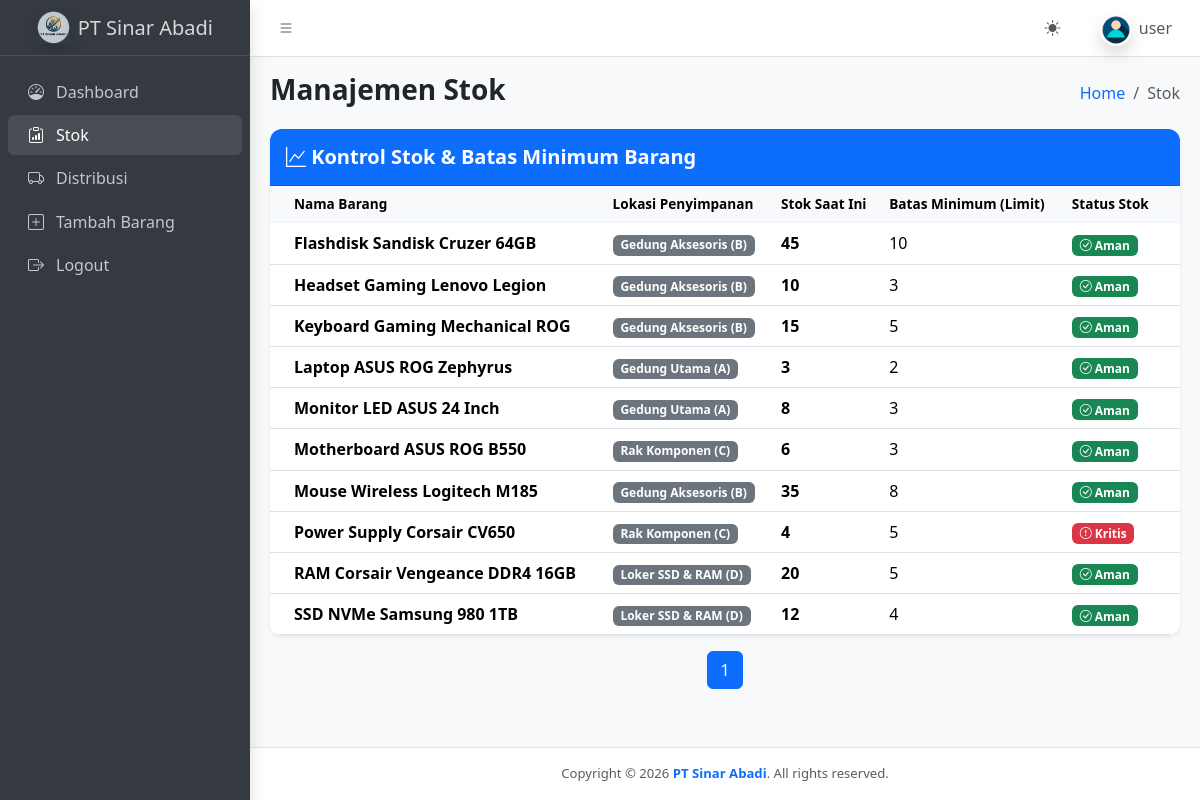
Page /stok.php (signed in) on the committed database.
### tables this page shows
CREATE TABLE `barang` (
  `id` int(11) NOT NULL AUTO_INCREMENT,
  `nama_barang` varchar(100) NOT NULL,
  `status_id` varchar(50) DEFAULT NULL,
  `penyimpanan_id` varchar(100) DEFAULT NULL,
  `harga_barang` int(11) DEFAULT NULL,
  `stok` int(11) NOT NULL,
  `limit_stok` int(11) NOT NULL DEFAULT 5,
  `vendor_id` int(11) NOT NULL,
  PRIMARY KEY (`id`)
);

CREATE TABLE `penyimpanan` (
  `id` int(11) NOT NULL AUTO_INCREMENT,
  `nama_penyimpanan` varchar(100) NOT NULL,
  `lokasi` varchar(300) NOT NULL,
  PRIMARY KEY (`id`)
);

### stok.php (the view, shortened to what this page needs)
<?php
include 'koneksi.php';
$page = isset($_GET['page']) ? (int) $_GET['page'] : 1;
$perPage = 10;
$offset  = ($page - 1) * $perPage;
$total_query = "SELECT COUNT(*) AS total FROM barang";
$total_result = mysqli_query($koneksi, $total_query);
$total_rows = 0;
if ($total_result) {
    $row = mysqli_fetch_assoc($total_result);
    $total_rows = (int) $row['total'];
}
$total_pages = max(1, ceil($total_rows / $perPage));
$query_barang = "SELECT b.id, b.nama_barang, b.stok, b.limit_stok, p.nama_penyimpanan
                 FROM barang b
                 LEFT JOIN penyimpanan p ON b.penyimpanan_id = p.id
                 ORDER BY b.nama_barang ASC
                 LIMIT $perPage OFFSET $offset";
$data_stok = mysqli_query($koneksi, $query_barang);
include __DIR__ . '/components/head.php';
include __DIR__ . '/components/topbar.php';
include __DIR__ . '/components/sidebar.php';
?>
<main class="app-main">
    <div class="app-content-header">
        <div class="container-fluid">
            <div class="row">
                <div class="col-sm-6">
                    <h3 class="mb-0 fw-bold">Manajemen Stok</h3>
                </div>
                <div class="col-sm-6">
                    <ol class="breadcrumb float-sm-end">
                        <li class="breadcrumb-item"><a href="index.php">Home</a></li>
                        <li class="breadcrumb-item active" aria-current="page">Stok</li>
                    </ol>
                </div>
            </div>
        </div>
    </div>
    <div class="app-content">
        <div class="container-fluid">
            <div class="row">
                <div class="col-12">
                    <div class="card shadow-sm border-0" style="border-radius: 12px; overflow: hidden;">
                        <div class="card-header bg-primary text-white py-3">
                            <h5 class="mb-0 fw-bold"><i class="bi bi-graph-up"></i> Kontrol Stok & Batas Minimum Barang</h5>
                        </div>
                        <div class="card-body p-0">
                            <div class="table-responsive">
                                <table class="table table-hover align-middle mb-0">
                                    <thead class="table-light text-secondary fw-semibold" style="font-size: 0.85rem; border-bottom: 1px solid #f1f5f9;">
                                        <tr>
                                            <th class="ps-4">Nama Barang</th>
                                            <th>Lokasi Penyimpanan</th>
                                            <th>Stok Saat Ini</th>
                                            <th>Batas Minimum (Limit)</th>
                                            <th>Status Stok</th>
                                        </tr>
                                    </thead>
                                    <tbody>
                                        <?php while ($row = mysqli_fetch_assoc($data_stok)) {
                                            $kritis = ($row['stok'] <= $row['limit_stok']);
                                        ?>
                                        <tr>
                                            <td class="ps-4"><strong><?= htmlspecialchars($row['nama_barang']); ?></strong></td>
                                            <td><span class="badge bg-secondary"><?= htmlspecialchars($row['nama_penyimpanan'] ?? 'Belum Diatur'); ?></span></td>
                                            <td><strong><?= $row['stok']; ?></strong></td>
                                            <td><?= $row['limit_stok']; ?></td>
                                            <td>
                                                <?php if ($kritis) { ?>
                                                    <span class="badge bg-danger"><i class="bi bi-exclamation-circle"></i> Kritis</span>
                                                <?php } else { ?>
                                                    <span class="badge bg-success"><i class="bi bi-check-circle"></i> Aman</span>
                                                <?php } ?>
                                            </td>
                                        </tr>
                                        <?php } ?>
                                    </tbody>
                                </table>
                            </div>
                        </div>
                    </div>
                    <nav aria-label="Pagination">
                        <ul class="pagination justify-content-center mt-3">
                            <?php
                            for ($i = 1; $i <= $total_pages; $i++) {
                                $page_url = 'stok.php?page=' . $i;
                            ?>
                                <li class="page-item <?= $i === $page ? 'active' : ''; ?>">
                                    <a class="page-link" href="<?= $page_url; ?>"><?= $i; ?></a>
                                </li>
                            <?php } ?>
                        </ul>
                    </nav>
                </div>
            </div>
        </div>
    </div>
</main>
<?php include __DIR__ . '/components/footer.php'; ?>

### rows in the picture
barang: nama_barang "Flashdisk Sandisk Cruzer 64GB", penyimpanan.nama_penyimpanan "Gedung Aksesoris (B)", stok "45", limit_stok "10", shows "Aman"
barang: nama_barang "Headset Gaming Lenovo Legion", penyimpanan.nama_penyimpanan "Gedung Aksesoris (B)", stok "10", limit_stok "3", shows "Aman"
barang: nama_barang "Keyboard Gaming Mechanical ROG", penyimpanan.nama_penyimpanan "Gedung Aksesoris (B)", stok "15", limit_stok "5", shows "Aman"
barang: nama_barang "Laptop ASUS ROG Zephyrus", penyimpanan.nama_penyimpanan "Gedung Utama (A)", stok "3", limit_stok "2", shows "Aman"
barang: nama_barang "Monitor LED ASUS 24 Inch", penyimpanan.nama_penyimpanan "Gedung Utama (A)", stok "8", limit_stok "3", shows "Aman"
barang: nama_barang "Motherboard ASUS ROG B550", penyimpanan.nama_penyimpanan "Rak Komponen (C)", stok "6", limit_stok "3", shows "Aman"
barang: nama_barang "Mouse Wireless Logitech M185", penyimpanan.nama_penyimpanan "Gedung Aksesoris (B)", stok "35", limit_stok "8", shows "Aman"
barang: nama_barang "Power Supply Corsair CV650", penyimpanan.nama_penyimpanan "Rak Komponen (C)", stok "4", limit_stok "5", shows "Kritis"
barang: nama_barang "RAM Corsair Vengeance DDR4 16GB", penyimpanan.nama_penyimpanan "Loker SSD & RAM (D)", stok "20", limit_stok "5", shows "Aman"
barang: nama_barang "SSD NVMe Samsung 980 1TB", penyimpanan.nama_penyimpanan "Loker SSD & RAM (D)", stok "12", limit_stok "4", shows "Aman"

### other values in the picture
$username "user"
$appSettings['app_name'] "PT Sinar Abadi"
